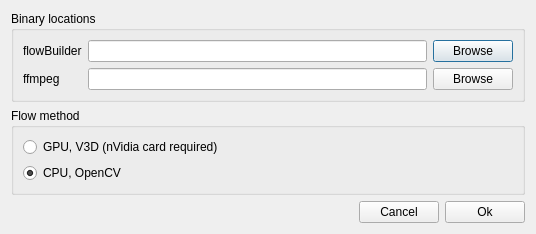
<?xml version="1.0" encoding="UTF-8"?>
<ui version="4.0">
 <class>PreferencesDialog</class>
 <widget class="QDialog" name="PreferencesDialog">
  <property name="geometry">
   <rect>
    <x>0</x>
    <y>0</y>
    <width>536</width>
    <height>220</height>
   </rect>
  </property>
  <property name="windowTitle">
   <string>slowmoUI preferences</string>
  </property>
  <layout class="QVBoxLayout" name="verticalLayout_2">
   <item>
    <layout class="QVBoxLayout" name="verticalLayout">
     <item>
      <widget class="QGroupBox" name="groupBox">
       <property name="title">
        <string>Binary locations</string>
       </property>
       <layout class="QGridLayout" name="gridLayout">
        <item row="0" column="1">
         <widget class="QLineEdit" name="buildFlow"/>
        </item>
        <item row="0" column="2">
         <widget class="QPushButton" name="bBuildFlow">
          <property name="text">
           <string>Browse</string>
          </property>
         </widget>
        </item>
        <item row="0" column="0">
         <widget class="QLabel" name="label">
          <property name="text">
           <string notr="true">flowBuilder</string>
          </property>
         </widget>
        </item>
        <item row="1" column="0">
         <widget class="QLabel" name="label_2">
          <property name="text">
           <string notr="true">ffmpeg</string>
          </property>
         </widget>
        </item>
        <item row="1" column="1">
         <widget class="QLineEdit" name="ffmpeg"/>
        </item>
        <item row="1" column="2">
         <widget class="QPushButton" name="bFFmpeg">
          <property name="text">
           <string>Browse</string>
          </property>
         </widget>
        </item>
       </layout>
      </widget>
     </item>
    </layout>
   </item>
   <item>
    <widget class="QGroupBox" name="groupBox_2">
     <property name="title">
      <string>Flow method</string>
     </property>
     <layout class="QVBoxLayout" name="verticalLayout_3">
      <item>
       <widget class="QRadioButton" name="methodV3D">
        <property name="text">
         <string>GPU, V3D (nVidia card required)</string>
        </property>
       </widget>
      </item>
      <item>
       <widget class="QRadioButton" name="methodOCV">
        <property name="text">
         <string>CPU, OpenCV</string>
        </property>
        <property name="checked">
         <bool>true</bool>
        </property>
       </widget>
      </item>
     </layout>
    </widget>
   </item>
   <item>
    <spacer name="verticalSpacer">
     <property name="orientation">
      <enum>Qt::Vertical</enum>
     </property>
     <property name="sizeHint" stdset="0">
      <size>
       <width>20</width>
       <height>38</height>
      </size>
     </property>
    </spacer>
   </item>
   <item>
    <layout class="QHBoxLayout" name="horizontalLayout">
     <item>
      <spacer name="horizontalSpacer">
       <property name="orientation">
        <enum>Qt::Horizontal</enum>
       </property>
       <property name="sizeHint" stdset="0">
        <size>
         <width>40</width>
         <height>20</height>
        </size>
       </property>
      </spacer>
     </item>
     <item>
      <widget class="QPushButton" name="bCancel">
       <property name="text">
        <string>Cancel</string>
       </property>
      </widget>
     </item>
     <item>
      <widget class="QPushButton" name="bOk">
       <property name="text">
        <string>Ok</string>
       </property>
      </widget>
     </item>
    </layout>
   </item>
  </layout>
 </widget>
 <tabstops>
  <tabstop>buildFlow</tabstop>
  <tabstop>bBuildFlow</tabstop>
  <tabstop>bCancel</tabstop>
  <tabstop>bOk</tabstop>
 </tabstops>
 <resources/>
 <connections/>
</ui>
